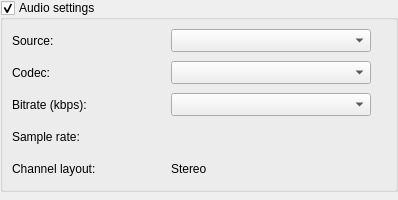
<?xml version="1.0" encoding="UTF-8"?>
<ui version="4.0">
 <class>AudioProcess</class>
 <widget class="QWidget" name="AudioProcess">
  <property name="geometry">
   <rect>
    <x>0</x>
    <y>0</y>
    <width>398</width>
    <height>200</height>
   </rect>
  </property>
  <property name="minimumSize">
   <size>
    <width>0</width>
    <height>0</height>
   </size>
  </property>
  <property name="maximumSize">
   <size>
    <width>16777215</width>
    <height>16777215</height>
   </size>
  </property>
  <property name="windowTitle">
   <string/>
  </property>
  <layout class="QVBoxLayout" name="verticalLayout">
   <property name="spacing">
    <number>0</number>
   </property>
   <property name="leftMargin">
    <number>0</number>
   </property>
   <property name="topMargin">
    <number>0</number>
   </property>
   <property name="rightMargin">
    <number>0</number>
   </property>
   <property name="bottomMargin">
    <number>0</number>
   </property>
   <item>
    <widget class="QStackedWidget" name="stackedWidget">
     <property name="currentIndex">
      <number>0</number>
     </property>
     <widget class="QWidget" name="pageAudio">
      <layout class="QGridLayout" name="gridLayout_3">
       <property name="sizeConstraint">
        <enum>QLayout::SetMinimumSize</enum>
       </property>
       <property name="leftMargin">
        <number>0</number>
       </property>
       <property name="topMargin">
        <number>0</number>
       </property>
       <property name="rightMargin">
        <number>0</number>
       </property>
       <property name="bottomMargin">
        <number>0</number>
       </property>
       <property name="spacing">
        <number>0</number>
       </property>
       <item row="0" column="0">
        <widget class="QGroupBox" name="groupAudio">
         <property name="title">
          <string>Audio settings</string>
         </property>
         <property name="checkable">
          <bool>true</bool>
         </property>
         <layout class="QGridLayout" name="gridLayout">
          <property name="sizeConstraint">
           <enum>QLayout::SetDefaultConstraint</enum>
          </property>
          <property name="spacing">
           <number>9</number>
          </property>
          <item row="4" column="0">
           <widget class="QLabel" name="labelChannels">
            <property name="minimumSize">
             <size>
              <width>150</width>
              <height>23</height>
             </size>
            </property>
            <property name="maximumSize">
             <size>
              <width>150</width>
              <height>16777215</height>
             </size>
            </property>
            <property name="text">
             <string>Channel layout:</string>
            </property>
            <property name="indent">
             <number>0</number>
            </property>
           </widget>
          </item>
          <item row="3" column="0">
           <widget class="QLabel" name="labelSampleRate">
            <property name="minimumSize">
             <size>
              <width>150</width>
              <height>23</height>
             </size>
            </property>
            <property name="maximumSize">
             <size>
              <width>150</width>
              <height>16777215</height>
             </size>
            </property>
            <property name="text">
             <string>Sample rate:</string>
            </property>
            <property name="indent">
             <number>0</number>
            </property>
           </widget>
          </item>
          <item row="2" column="0">
           <widget class="QLabel" name="labelBitrate">
            <property name="minimumSize">
             <size>
              <width>150</width>
              <height>23</height>
             </size>
            </property>
            <property name="maximumSize">
             <size>
              <width>150</width>
              <height>16777215</height>
             </size>
            </property>
            <property name="text">
             <string>Bitrate (kbps):</string>
            </property>
            <property name="indent">
             <number>0</number>
            </property>
           </widget>
          </item>
          <item row="2" column="1">
           <widget class="QComboBox" name="comboAudioBitRate">
            <property name="minimumSize">
             <size>
              <width>200</width>
              <height>23</height>
             </size>
            </property>
            <property name="maximumSize">
             <size>
              <width>200</width>
              <height>16777215</height>
             </size>
            </property>
           </widget>
          </item>
          <item row="1" column="1">
           <widget class="QComboBox" name="comboAudioCodec">
            <property name="minimumSize">
             <size>
              <width>200</width>
              <height>23</height>
             </size>
            </property>
            <property name="maximumSize">
             <size>
              <width>200</width>
              <height>16777215</height>
             </size>
            </property>
            <property name="frame">
             <bool>true</bool>
            </property>
           </widget>
          </item>
          <item row="1" column="0">
           <widget class="QLabel" name="labelCodec">
            <property name="minimumSize">
             <size>
              <width>150</width>
              <height>23</height>
             </size>
            </property>
            <property name="maximumSize">
             <size>
              <width>150</width>
              <height>16777215</height>
             </size>
            </property>
            <property name="text">
             <string>Codec:</string>
            </property>
            <property name="indent">
             <number>0</number>
            </property>
           </widget>
          </item>
          <item row="1" column="2">
           <spacer name="horizontalSpacer">
            <property name="orientation">
             <enum>Qt::Horizontal</enum>
            </property>
            <property name="sizeHint" stdset="0">
             <size>
              <width>40</width>
              <height>20</height>
             </size>
            </property>
           </spacer>
          </item>
          <item row="4" column="1">
           <widget class="QLabel" name="labelChannelsValue">
            <property name="minimumSize">
             <size>
              <width>200</width>
              <height>23</height>
             </size>
            </property>
            <property name="maximumSize">
             <size>
              <width>200</width>
              <height>16777215</height>
             </size>
            </property>
            <property name="text">
             <string>Stereo</string>
            </property>
            <property name="indent">
             <number>0</number>
            </property>
           </widget>
          </item>
          <item row="3" column="1">
           <widget class="QLabel" name="labelSampleRateValue">
            <property name="minimumSize">
             <size>
              <width>200</width>
              <height>23</height>
             </size>
            </property>
            <property name="maximumSize">
             <size>
              <width>200</width>
              <height>16777215</height>
             </size>
            </property>
            <property name="text">
             <string/>
            </property>
            <property name="indent">
             <number>0</number>
            </property>
           </widget>
          </item>
          <item row="0" column="0">
           <widget class="QLabel" name="labelSource">
            <property name="minimumSize">
             <size>
              <width>150</width>
              <height>23</height>
             </size>
            </property>
            <property name="maximumSize">
             <size>
              <width>150</width>
              <height>16777215</height>
             </size>
            </property>
            <property name="text">
             <string>Source:</string>
            </property>
            <property name="indent">
             <number>0</number>
            </property>
           </widget>
          </item>
          <item row="0" column="1">
           <widget class="QComboBox" name="comboAudioTrack">
            <property name="minimumSize">
             <size>
              <width>200</width>
              <height>23</height>
             </size>
            </property>
            <property name="maximumSize">
             <size>
              <width>200</width>
              <height>16777215</height>
             </size>
            </property>
           </widget>
          </item>
         </layout>
        </widget>
       </item>
      </layout>
     </widget>
     <widget class="QWidget" name="pageWarning">
      <layout class="QVBoxLayout" name="verticalLayout_2">
       <property name="leftMargin">
        <number>0</number>
       </property>
       <property name="topMargin">
        <number>0</number>
       </property>
       <property name="rightMargin">
        <number>0</number>
       </property>
       <property name="bottomMargin">
        <number>0</number>
       </property>
       <item>
        <layout class="QHBoxLayout" name="horizontalLayout_4">
         <item>
          <widget class="QFrame" name="frameNoAudio">
           <property name="minimumSize">
            <size>
             <width>0</width>
             <height>0</height>
            </size>
           </property>
           <property name="frameShape">
            <enum>QFrame::NoFrame</enum>
           </property>
           <property name="frameShadow">
            <enum>QFrame::Raised</enum>
           </property>
           <layout class="QHBoxLayout" name="horizontalLayout">
            <item>
             <widget class="QLabel" name="labelWarningIcon">
              <property name="sizePolicy">
               <sizepolicy hsizetype="Minimum" vsizetype="Minimum">
                <horstretch>0</horstretch>
                <verstretch>0</verstretch>
               </sizepolicy>
              </property>
              <property name="maximumSize">
               <size>
                <width>23</width>
                <height>23</height>
               </size>
              </property>
              <property name="text">
               <string notr="true"/>
              </property>
              <property name="scaledContents">
               <bool>true</bool>
              </property>
              <property name="alignment">
               <set>Qt::AlignCenter</set>
              </property>
             </widget>
            </item>
            <item>
             <widget class="QLabel" name="labelWarningMessage">
              <property name="minimumSize">
               <size>
                <width>0</width>
                <height>30</height>
               </size>
              </property>
              <property name="text">
               <string notr="true">lblWarning</string>
              </property>
             </widget>
            </item>
           </layout>
          </widget>
         </item>
        </layout>
       </item>
       <item>
        <spacer name="verticalSpacer_3">
         <property name="orientation">
          <enum>Qt::Vertical</enum>
         </property>
         <property name="sizeHint" stdset="0">
          <size>
           <width>20</width>
           <height>40</height>
          </size>
         </property>
        </spacer>
       </item>
      </layout>
     </widget>
    </widget>
   </item>
   <item>
    <spacer name="verticalSpacer">
     <property name="orientation">
      <enum>Qt::Vertical</enum>
     </property>
     <property name="sizeType">
      <enum>QSizePolicy::Expanding</enum>
     </property>
     <property name="sizeHint" stdset="0">
      <size>
       <width>20</width>
       <height>40</height>
      </size>
     </property>
    </spacer>
   </item>
  </layout>
 </widget>
 <tabstops>
  <tabstop>groupAudio</tabstop>
  <tabstop>comboAudioTrack</tabstop>
  <tabstop>comboAudioCodec</tabstop>
  <tabstop>comboAudioBitRate</tabstop>
 </tabstops>
 <resources/>
 <connections/>
</ui>
